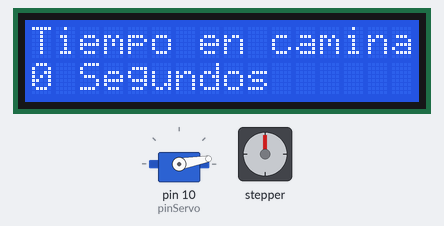
A sketch run on a simulated Arduino Uno, built with avr-gcc and run on an emulated ATmega328P. Shown: 16×2 character LCD, servo, stepper motor. Stepper angles assume 4096 steps per turn; what the sketch prints to the serial monitor is not drawn.

Above: at 0.2 s.
At 4.2 s:
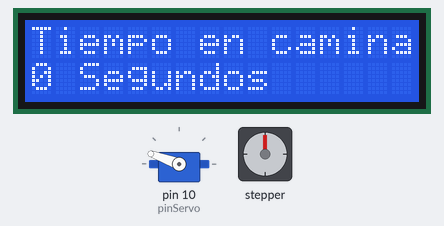
At 20.1 s:
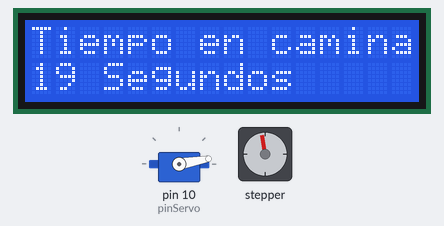
At 37.9 s:
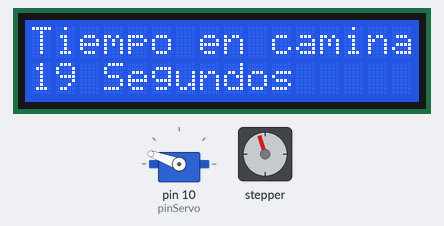
Timing chart, 0 to 39.4 s (numbered marks = the images above):
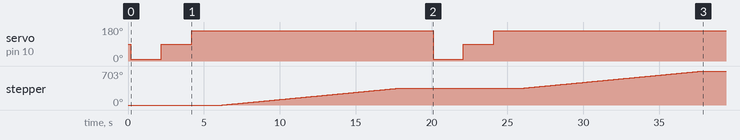

The sketch:

Repartidor_de_cartas.ino
```cpp
#include <Stepper.h> //incluyo libreria para motor paso a paso

#include <EEPROM.h>//incluyo libreria para poder acceder a la memoria eeprom del arduino

#include <Wire.h> //incluyo libreria para la comunicacion I2C
#include <LiquidCrystal_I2C.h> //incluyo libreria para display I2C
#include <Servo.h> //incluyo libreria para servo motor


//Crear el objeto lcd  dirección  0x3F y 16 columnas x 2 filas
LiquidCrystal_I2C lcd(0x27,16,2);  //
//Se llama la librería del servo

//Pin a conectar el servo
int pinServo = 10;

//Se crea un nuevo objeto del servo
Servo servo;
// Esto es el número de pasos por revolución
#define STEPS 4096
// Número de pasos que queremos que de
#define NUMSTEPS 4000

// Constructor, pasamos STEPS y los pines donde tengamos conectado el motor
Stepper stepper(STEPS, 2, 3, 4, 5);
void setup() {
  // Inicializar el LCD
  lcd.init();
  //Encender la luz de fondo.
  lcd.backlight();
  // Escribimos el Mensaje en el LCD.
  lcd.print("Tiempo en caminar");
  servo.attach(pinServo);
  Serial.begin(9600);
  // Asignamos la velocidad en RPM (Revoluciones por Minuto)
  stepper.setSpeed(5);
}

void loop() {
   // Ubicamos el cursor en la primera posición(columna:0) de la segunda línea(fila:1)
  lcd.setCursor(0, 1);
   // Escribimos el número de segundos trascurridos
  lcd.print(millis()/1000);
  lcd.print(" Segundos");
  delay(100);
  //Movemos el servomotor a 10°
  servo.write(10);
  delay(2000);
  //Leemos la posición de servomotor y la mostramos
  Serial.println(servo.read());
  servo.write(90);
  delay(2000);
  Serial.println(servo.read());
  servo.write(160);
  delay(2000);
  Serial.println(servo.read());
   // Movemos el motor un número determinado de pasos
  stepper.step(NUMSTEPS);
  delay(2000);
}
```

Measured:
- by itself, servo on pin 10 (pinServo): 90° → 10° at 0.19 s, → 90° 2.0 s later, → 160° 2.0 s later, → 10° 15.9 s later, … (6 changes in this stretch)
- by itself, stepper: turns 351° clockwise in 11.7 s, then 352° clockwise in 11.8 s
